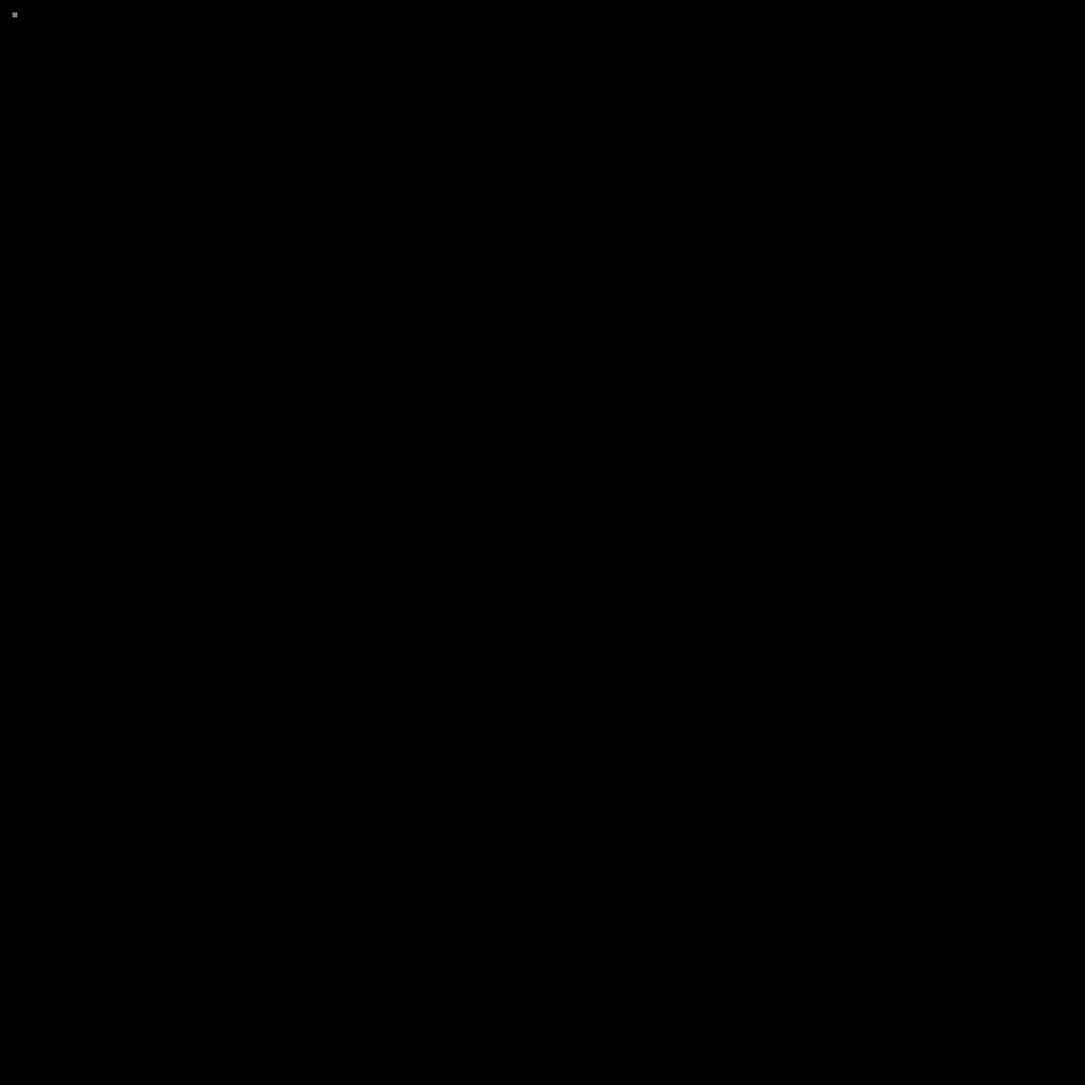
Frame 1 (no input)
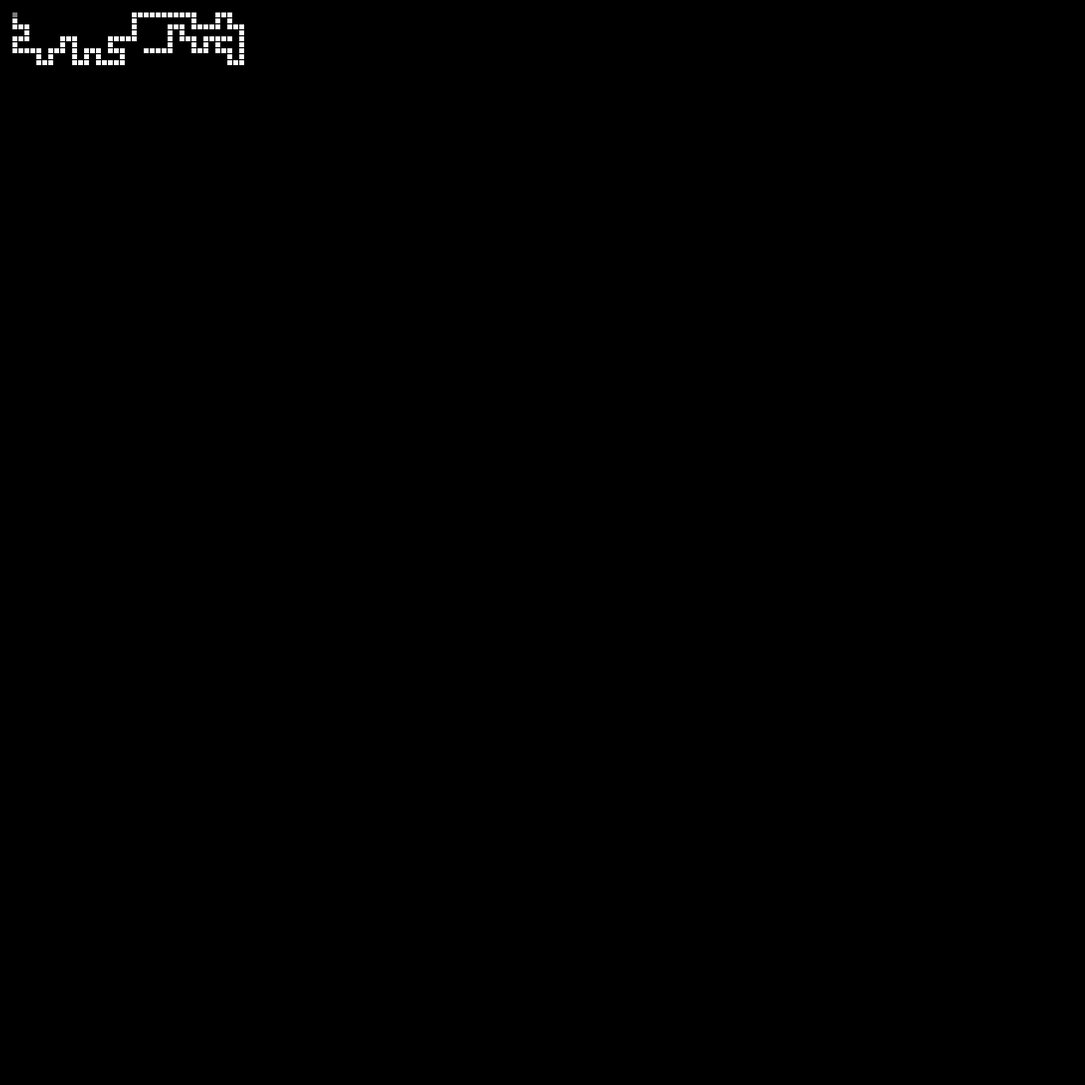
Frame 60 (the mouse pressed at the canvas centre just before this capture)
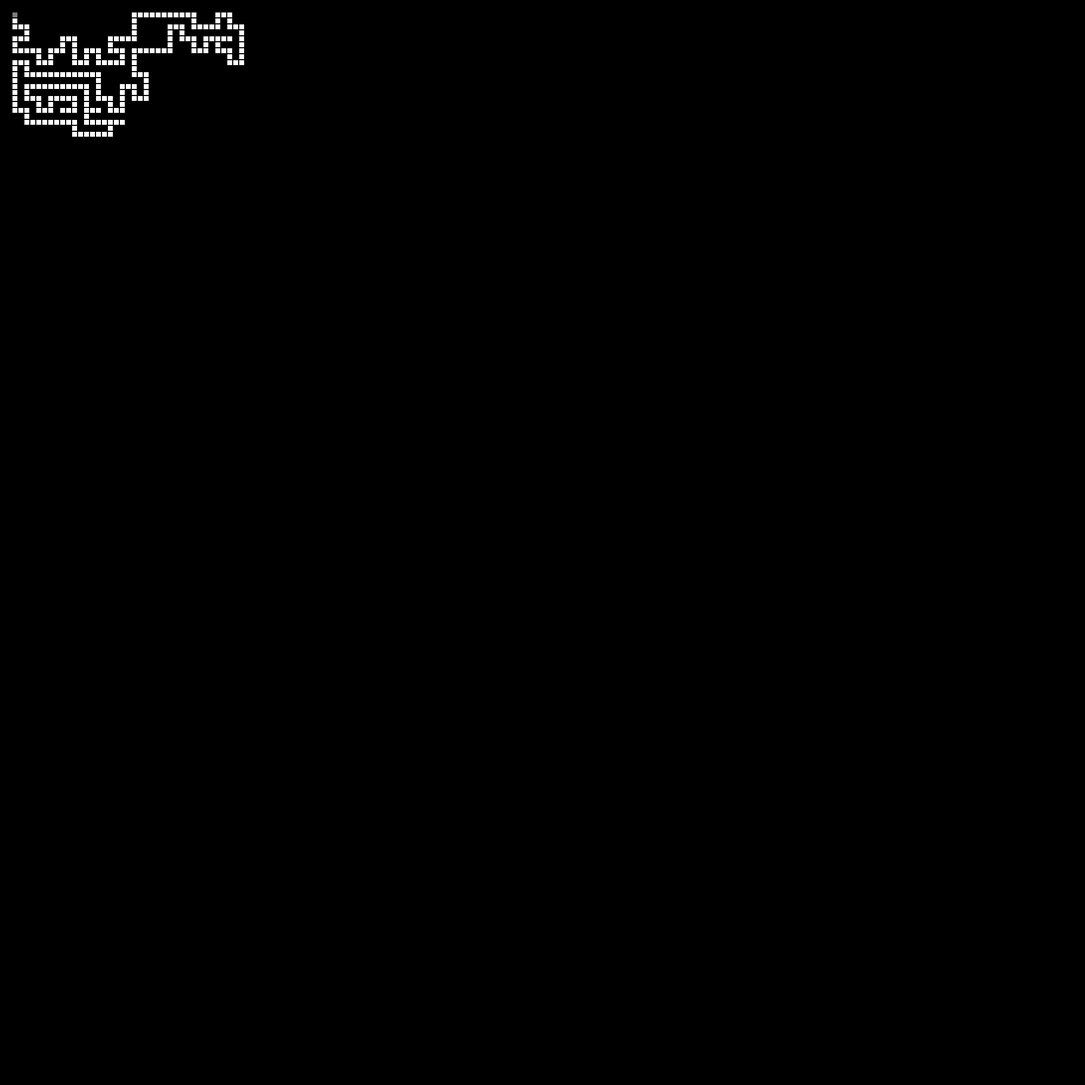
Frame 120 (the mouse held since frame 60 and released just before this capture)

The Processing sketch that drew these frames (run headless with seeded random() and noise(); from frame 60 on, the mouse is pressed at the canvas centre):

// Processing sketch: Maze_Generator
// ── Maze_Generator.pde

// Dimension of Maze
int n = 40;

// Scale of maze
int scale = 10;

// Total stack of places left to check
// Has X pos, Y pos, and Direction
ArrayList<Integer> xstack = new ArrayList<Integer>();
ArrayList<Integer> ystack = new ArrayList<Integer>();
ArrayList<Integer> dstack = new ArrayList<Integer>();

// Board with record of where the head has already been
int[][] board = new int[n][n];

// Initial Variables
int curX;
int curY;
int curD;

// Generates Random Check for side positions
public int[] randCheck() {
  int tempNum;
  int count = 0;
  int[] temp = new int[4]; 
  int[] check = {1,1,1,1};
  while(check[0] == 1 || check[1] == 1 || check[2] == 1 || check[3] == 1) {
    tempNum = int(random(0,4));
    if(check[tempNum] != 0) {
      temp[count] = tempNum + 1;
      check[tempNum] = 0;
      count++;
    }
  }
  return temp; 
}

// Drawing Routine
public void drawPoint(int x, int y, int direction) {
  x = (x + 1) * 2;
  y = (y + 1) * 2;
  rect(x * (scale + 1), y * (scale + 1), scale, scale);
  if(direction == 1) {
    rect(x * (scale + 1), (y + 1) * (scale + 1), scale, scale);
  }
  if(direction == 2) {
    rect((x + 1) * (scale + 1), y * (scale + 1), scale, scale);
  }
  if(direction == 3) {
    rect(x * (scale + 1), (y - 1) * (scale + 1), scale, scale);
  }
  if(direction == 4) {
    rect((x - 1) * (scale + 1), y * (scale + 1), scale, scale);
  }
  if(direction == -1) {
    fill(125);
    rect(x * (scale + 1), y * (scale + 1), scale, scale);
    fill(255);
  }
}


void setup() {
  size(2000, 2000);
  background(0);
  
  // Initial stack values
  xstack.add(0,0);
  ystack.add(0,0);
  dstack.add(0,-1);
  
  // Initial Values for startup
  curX = 0;
  curY = 0;
  curD = -1;
  frameRate(9000);
}

void keyPressed() {
   exit();
}


// Main Loop
void draw() {
  
    drawPoint(curX, curY, -1);
    drawPoint(curX, curY, curD);
    // Grab most recent point from the Stack until we find a location we haven't visited yet
    while(xstack.size() != 0 && board[curX][curY] != 0) {
      curX = xstack.get(xstack.size() - 1);
      xstack.remove(xstack.size() - 1);
      curY = ystack.get(ystack.size() - 1);
      ystack.remove(ystack.size() - 1);
      curD = dstack.get(dstack.size() - 1);
      dstack.remove(dstack.size() - 1);
    }
    
    // Record that this point has been reached
    board[curX][curY] = 1;
    
    // Draw point to the screen
    drawPoint(curX, curY, curD);
    
    // Check all points around it in a random order
    // Assuming they are in bounds
    int[] arr = randCheck();
    for(int i = 0; i < 4; i++){
      if(arr[i] == 3 && curX > 0 && board[curX - 1][curY] != 1) {
        xstack.add(curX - 1);
        ystack.add(curY);
        dstack.add(2);
      }
      if(arr[i] == 2 && curX < n - 1 && board[curX + 1][curY] != 1) {
        xstack.add(curX + 1);
        ystack.add(curY);
        dstack.add(4);
      }
      if(arr[i] == 1 && curY > 0 && board[curX][curY - 1] != 1) {
        xstack.add(curX);
        ystack.add(curY - 1);
        dstack.add(1);
      }
      if(arr[i] == 4 && curY < n - 1 && board[curX][curY + 1] != 1) {
        xstack.add(curX);
        ystack.add(curY + 1);
        dstack.add(3);
      }
    }
    drawPoint(curX, curY, curD);
    
    if(xstack.size() == 0) {
      println("Done Generating Maze");
    }
  
}
